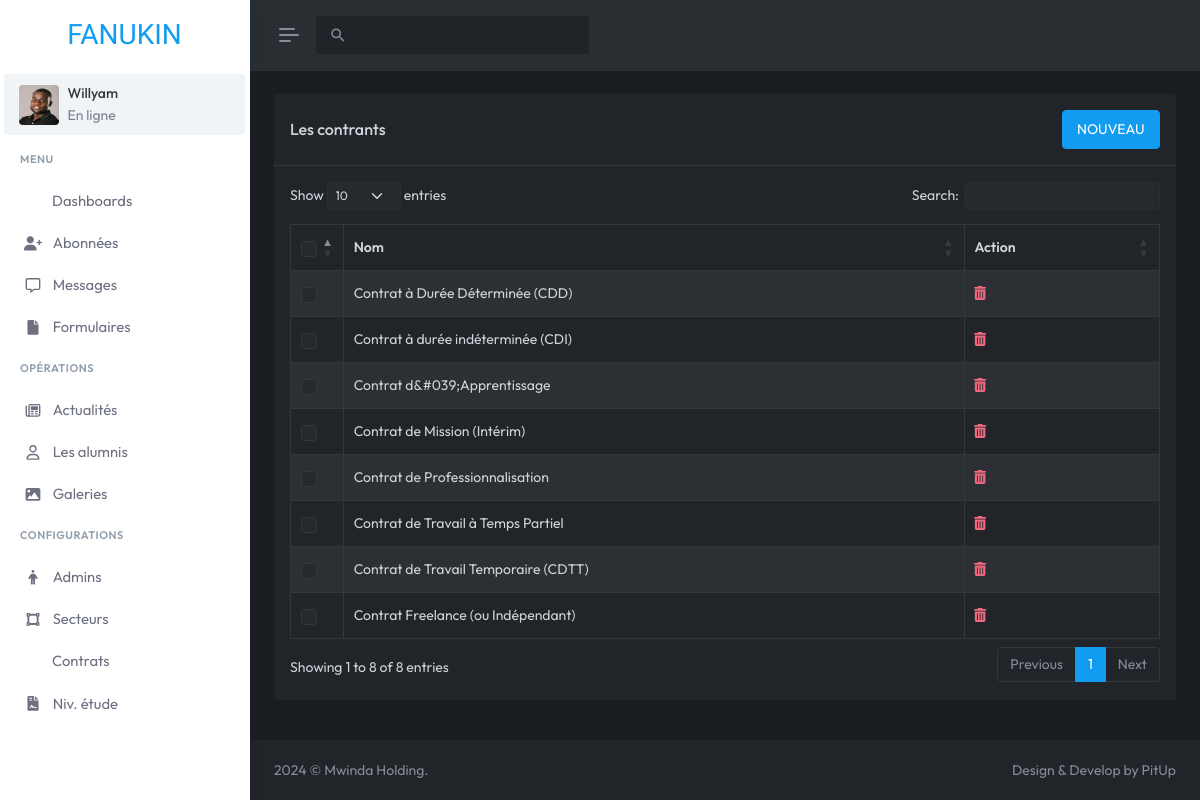
The page /admins/contracts.php (signed in) on the database its author committed.
### tables this page shows
CREATE TABLE IF NOT EXISTS `tb_contrant` (
  `id` int NOT NULL AUTO_INCREMENT,
  `designation` text ,
  `status` tinyint DEFAULT '0',
  PRIMARY KEY (`id`)
);

### admins/models/call/contrant/getList.php (called while the page is built, shortened)
<?php
require 'models/class/ContrantHydrate.php';
$db = db();
$manager = new ContrantHydrate($db);
$listAll = $manager->getList();

### admins/models/class/ContrantHydrate.php (called while the page is built, shortened)
<?php
class ContrantHydrate
{
	private $db;
	public function getList()
	{
		$q = $this->db->query('SELECT * FROM tb_contrant ORDER BY designation');
		return $q;
	}
	public function setDb(PDO $db)
	{
		$this->db = $db;
	}
}

### admins/contracts.php (the view, shortened to what this page needs)
<!DOCTYPE html>
<html
    lang="en"
    data-layout="vertical"
    data-topbar="light"
    data-sidebar="light"
    data-bs-theme="dark"
    data-sidebar-size="lg"
    data-sidebar-image="none"
    data-preloader="disable"
    data-theme="vintage"
    data-theme-colors="default"
    data-sidebar-user-show
>
    <head>
        <link href="assets/css/bootstrap.min.css" rel="stylesheet" type="text/css" />
        <link href="assets/css/icons.min.css" rel="stylesheet" type="text/css" />
        <link href="assets/css/app.min.css" rel="stylesheet" type="text/css" />
        <link href="assets/css/custom.min.css" rel="stylesheet" type="text/css" />
        <link rel="stylesheet" href="https://cdnjs.cloudflare.com/ajax/libs/MaterialDesign-Webfont/6.5.95/css/materialdesignicons.min.css" />
        <link
            rel="stylesheet"
            href="https://cdnjs.cloudflare.com/ajax/libs/MaterialDesign-Webfont/6.5.95/css/materialdesignicons.css
            "
        />
        <link rel="stylesheet" href="https://cdnjs.cloudflare.com/ajax/libs/MaterialDesign-Webfont/6.5.95/css/materialdesignicons.css.map" />
        <link rel="stylesheet" href="https://cdnjs.cloudflare.com/ajax/libs/MaterialDesign-Webfont/6.5.95/css/materialdesignicons.min.css.map" />
        <link rel="stylesheet" type="text/css" href="https://cdnjs.cloudflare.com/ajax/libs/font-awesome/6.0.0-beta3/css/all.min.css" />
        <link rel="stylesheet" type="text/css" href="https://cdnjs.cloudflare.com/ajax/libs/font-awesome/6.0.0-beta3/css/fontawesome.min.css" />
        <link rel="stylesheet" href="https://cdn.datatables.net/1.11.5/css/dataTables.bootstrap5.min.css" />
        <link rel="stylesheet" href="https://cdn.datatables.net/responsive/2.2.9/css/responsive.bootstrap.min.css" />
        <link rel="stylesheet" href="https://cdn.datatables.net/buttons/2.2.2/css/buttons.dataTables.min.css" />
    </head>
    <body>
        <div id="layout-wrapper">
            <?php require 'views/header.php'; ?>
            <?php require 'views/nav.php'; ?>
            <div class="main-content">
                <div class="page-content">
                    <div class="container-fluid">
                        <div class="row">
                            <div class="col-lg-12">
                                <div class="card">
                                    <div class="card-header d-flex align-items-center justify-content-between">
                                        <h5 class="card-title mb-0">Les contrants</h5>
                                        <button class="btn btn-primary" data-bs-toggle="modal" data-bs-target="#dépôts">NOUVEAU</button>
                                    </div>
                                    <div class="card-body">
                                        <table id="example" class="table table-bordered dt-responsive nowrap table-striped align-middle" style="width: 100%;">
                                            <thead>
                                                <tr>
                                                    <th scope="col" style="width: 10px;">
                                                        <div class="form-check">
                                                            <input class="form-check-input fs-15" type="checkbox" id="checkAll" value="option" />
                                                        </div>
                                                    </th>
                                                    <th data-ordering="false">Nom</th>
                                                    <th data-ordering="false">Action</th>
                                                </tr>
                                            </thead>
                                            <tbody>
                                                <?php
                                                    require 'models/call/contrant/getList.php';
                                                    while ($res = $listAll->fetch(PDO::FETCH_OBJ)) {
                                                ?>
                                                    <tr>
                                                        <th scope="row">
                                                            <div class="form-check">
                                                                <input class="form-check-input fs-15" type="checkbox" name="checkAll" value="option1" />
                                                            </div>
                                                        </th>
                                                        <td><?= $res->designation ?></td>
                                                        <td>
                                                            <a href="models/call/contrant/delete.php?id=<?= $res->id ?>">
                                                                <i class="fa-solid fa-trash-can text-danger"></i>
                                                            </a>
                                                        </td>
                                                    </tr>
                                                <?php }$listAll->closeCursor(); ?>
                                            </tbody>
                                        </table>
                                    </div>
                                </div>
                            </div>
                        </div>
                    </div>
                </div>
                <?php require 'views/footer.php'; ?>
            </div>
        </div>
    </body>
</html>

### rows shown on the page
tb_contrant: designation "Contrat à Durée Déterminée (CDD)"
tb_contrant: designation "Contrat à durée indéterminée (CDI)"
tb_contrant: designation "Contrat d&#039;Apprentissage"
tb_contrant: designation "Contrat de Mission (Intérim)"
tb_contrant: designation "Contrat de Professionnalisation"
tb_contrant: designation "Contrat de Travail à Temps Partiel"
tb_contrant: designation "Contrat de Travail Temporaire (CDTT)"
tb_contrant: designation "Contrat Freelance (ou Indépendant)"

### other values the page prints
$_SESSION['nom'] "Willyam"
